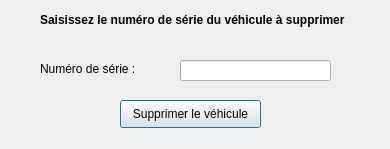
<?xml version="1.0" encoding="UTF-8"?>
<ui version="4.0">
 <class>SupprimerVehiculeQtClass</class>
 <widget class="QDialog" name="SupprimerVehiculeQtClass">
  <property name="geometry">
   <rect>
    <x>0</x>
    <y>0</y>
    <width>390</width>
    <height>149</height>
   </rect>
  </property>
  <property name="windowTitle">
   <string>SupprimerVehiculeQt</string>
  </property>
  <widget class="QLabel" name="label">
   <property name="geometry">
    <rect>
     <x>40</x>
     <y>10</y>
     <width>351</width>
     <height>20</height>
    </rect>
   </property>
   <property name="text">
    <string>&lt;!DOCTYPE HTML PUBLIC &quot;-//W3C//DTD HTML 4.0//EN&quot; &quot;http://www.w3.org/TR/REC-html40/strict.dtd&quot;&gt;
&lt;html&gt;&lt;head&gt;&lt;meta name=&quot;qrichtext&quot; content=&quot;1&quot; /&gt;&lt;style type=&quot;text/css&quot;&gt;
p, li { white-space: pre-wrap; }
&lt;/style&gt;&lt;/head&gt;&lt;body style=&quot; font-family:'Noto Sans'; font-size:9pt; font-weight:400; font-style:normal;&quot;&gt;
&lt;table border=&quot;0&quot; style=&quot;-qt-table-type: root; margin-top:4px; margin-bottom:4px; margin-left:4px; margin-right:4px;&quot;&gt;
&lt;tr&gt;
&lt;td style=&quot;border: none;&quot;&gt;
&lt;p style=&quot; margin-top:0px; margin-bottom:0px; margin-left:0px; margin-right:0px; -qt-block-indent:0; text-indent:0px;&quot;&gt;&lt;span style=&quot; font-weight:600;&quot;&gt;Saisissez le numéro de série du véhicule à supprimer&lt;/span&gt;&lt;/p&gt;&lt;/td&gt;&lt;/tr&gt;&lt;/table&gt;&lt;/body&gt;&lt;/html&gt;</string>
   </property>
  </widget>
  <widget class="QLabel" name="label_2">
   <property name="geometry">
    <rect>
     <x>40</x>
     <y>60</y>
     <width>111</width>
     <height>17</height>
    </rect>
   </property>
   <property name="text">
    <string>Numéro de série :</string>
   </property>
  </widget>
  <widget class="QLineEdit" name="lineEdit_niv">
   <property name="geometry">
    <rect>
     <x>180</x>
     <y>60</y>
     <width>151</width>
     <height>21</height>
    </rect>
   </property>
  </widget>
  <widget class="QPushButton" name="pushButtonSupprimer">
   <property name="geometry">
    <rect>
     <x>120</x>
     <y>100</y>
     <width>141</width>
     <height>28</height>
    </rect>
   </property>
   <property name="text">
    <string>Supprimer le véhicule</string>
   </property>
  </widget>
 </widget>
 <layoutdefault spacing="6" margin="11"/>
 <resources/>
 <connections/>
</ui>
